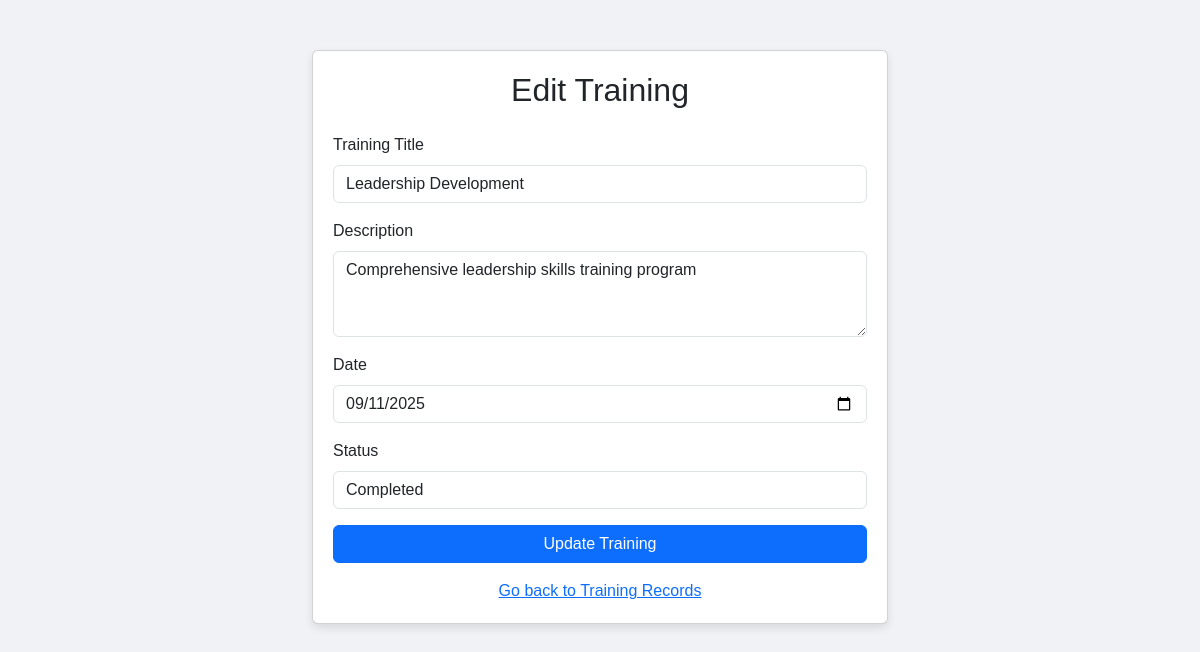
The app's page /edit_training.php?id=1 (signed in) with its own data.
### tables this page shows
CREATE TABLE `user_trainings` (
  `id` int(6) UNSIGNED NOT NULL,
  `user_id` int(6) UNSIGNED DEFAULT NULL,
  `training_id` int(6) UNSIGNED DEFAULT NULL,
  `completion_date` date DEFAULT NULL,
  `status` enum('completed','upcoming') DEFAULT 'completed',
  `created_at` timestamp NOT NULL DEFAULT current_timestamp()
);

CREATE TABLE `trainings` (
  `id` int(6) UNSIGNED NOT NULL,
  `title` varchar(255) NOT NULL,
  `description` text DEFAULT NULL,
  `training_date` date DEFAULT NULL,
  `created_at` timestamp NOT NULL DEFAULT current_timestamp()
);

### edit_training.php (the view, shortened to what this page needs)
<?php
include("db.php");
$user_id = $_SESSION['user_id'];
$training_id = $_GET['id'] ?? null;
$stmt_fetch = $conn->prepare("SELECT ut.id, ut.completion_date, ut.status, t.title, t.description
                              FROM user_trainings ut
                              JOIN trainings t ON ut.training_id = t.id
                              WHERE ut.id = ? AND ut.user_id = ?");
$stmt_fetch->bind_param("ii", $training_id, $user_id);
$stmt_fetch->execute();
$result_fetch = $stmt_fetch->get_result();
$training_data = $result_fetch->fetch_assoc();
?>
<!DOCTYPE html>
<html lang="en">
<head>
    <link href="https://cdn.jsdelivr.net/npm/bootstrap@5.3.0/dist/css/bootstrap.min.css" rel="stylesheet">
    <link rel="stylesheet" href="https://cdnjs.cloudflare.com/ajax/libs/font-awesome/6.4.0/css/all.min.css">
</head>
<body>
    <div class="container">
        <div class="card">
            <h2 class="text-center mb-4">Edit Training</h2>
            <form action="edit_training.php?id=<?php echo $training_id; ?>" method="POST">
                <div class="mb-3">
                    <label for="title" class="form-label">Training Title</label>
                    <input type="text" class="form-control" id="title" name="title" value="<?php echo htmlspecialchars($training_data['title']); ?>" required>
                </div>
                <div class="mb-3">
                    <label for="description" class="form-label">Description</label>
                    <textarea class="form-control" id="description" name="description" rows="3"><?php echo htmlspecialchars($training_data['description']); ?></textarea>
                </div>
                <div class="mb-3">
                    <label for="completion_date" class="form-label">Date</label>
                    <input type="date" class="form-control" id="completion_date" name="completion_date" value="<?php echo $training_data['completion_date']; ?>" required>
                </div>
                <div class="mb-3">
                    <label for="status" class="form-label">Status</label>
                    <select class="form-control" id="status" name="status" required>
                        <option value="completed" <?php echo $training_data['status'] === 'completed' ? 'selected' : ''; ?>>Completed</option>
                    </select>
                </div>
                <button type="submit" class="btn btn-primary w-100">Update Training</button>
            </form>
            <div class="text-center mt-3">
                <a href="staff_dashboard.php?view=training-records">Go back to Training Records</a>
            </div>
        </div>
    </div>
</body>
</html>

### edit_training.php (style rules this page uses)
body { font-family: 'Montserrat', sans-serif; background-color: #f0f2f5; }
.container { max-width: 600px; margin-top: 50px; }
.card { padding: 20px; box-shadow: 0 4px 8px rgba(0,0,0,0.1); }

### records on screen
user_trainings: title "Leadership Development", description "Comprehensive leadership skills training program", completion_date "09/11/2025", status "Completed"
